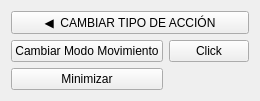
                <widget class="QWidget" name="page_sys">
                 <property name="locale">
                  <locale language="English" country="UnitedKingdom"/>
                 </property>
                 <layout class="QVBoxLayout" name="verticalLayout_sys" stretch="1,3">
                  <item>
                   <widget class="QPushButton" name="btn_volver_cat2">
                    <property name="sizePolicy">
                     <sizepolicy hsizetype="Expanding" vsizetype="Minimum">
                      <horstretch>0</horstretch>
                      <verstretch>0</verstretch>
                     </sizepolicy>
                    </property>
                    <property name="text">
                     <string>◀  CAMBIAR TIPO DE ACCIÓN</string>
                    </property>
                    <property name="type" stdset="0">
                     <string>secondary</string>
                    </property>
                   </widget>
                  </item>
                  <item>
                   <layout class="QGridLayout" name="gridLayout_sys">
                    <item row="0" column="0">
                     <widget class="QPushButton" name="btn_sys_modo">
                      <property name="sizePolicy">
                       <sizepolicy hsizetype="Expanding" vsizetype="Expanding">
                        <horstretch>0</horstretch>
                        <verstretch>0</verstretch>
                       </sizepolicy>
                      </property>
                      <property name="toolTipDuration">
                       <number>-4</number>
                      </property>
                      <property name="locale">
                       <locale language="Esperanto" country="World"/>
                      </property>
                      <property name="text">
                       <string>Cambiar Modo Movimiento</string>
                      </property>
                      <property name="checkable">
                       <bool>true</bool>
                      </property>
                      <property name="autoExclusive">
                       <bool>true</bool>
                      </property>
                      <property name="gamepadInput" stdset="0">
                       <string>SYS_CHANGE_MODE</string>
                      </property>
                      <attribute name="buttonGroup">
                       <string notr="true">controlButtons</string>
                      </attribute>
                     </widget>
                    </item>
                    <item row="0" column="1">
                     <widget class="QPushButton" name="btn_sys_enter">
                      <property name="sizePolicy">
                       <sizepolicy hsizetype="Expanding" vsizetype="Expanding">
                        <horstretch>0</horstretch>
                        <verstretch>0</verstretch>
                       </sizepolicy>
                      </property>
                      <property name="text">
                       <string>Click</string>
                      </property>
                      <property name="checkable">
                       <bool>true</bool>
                      </property>
                      <property name="autoExclusive">
                       <bool>true</bool>
                      </property>
                      <property name="gamepadInput" stdset="0">
                       <string>SYS_NAV_ENTER</string>
                      </property>
                      <attribute name="buttonGroup">
                       <string notr="true">controlButtons</string>
                      </attribute>
                     </widget>
                    </item>
                    <item row="1" column="0">
                     <widget class="QPushButton" name="btn_sys_restore">
                      <property name="sizePolicy">
                       <sizepolicy hsizetype="Minimum" vsizetype="Expanding">
                        <horstretch>0</horstretch>
                        <verstretch>0</verstretch>
                       </sizepolicy>
                      </property>
                      <property name="text">
                       <string>Minimizar</string>
                      </property>
                      <property name="checkable">
                       <bool>true</bool>
                      </property>
                      <property name="autoExclusive">
                       <bool>true</bool>
                      </property>
                      <property name="gamepadInput" stdset="0">
                       <string>SYS_RESTORE_APP</string>
                      </property>
                      <attribute name="buttonGroup">
                       <string notr="true">controlButtons</string>
                      </attribute>
                     </widget>
                    </item>
                   </layout>
                  </item>
                 </layout>
                </widget>
